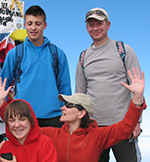
#> input picture gradient.png, 150 x 162 px
$ python warhol.py
#> lines starting #> are read from the running program, lines starting #| are printed output that depends on the picture; after the words box and inside, x2 and y2 are one past the last pixel; in counts of white or black regions, pixels touching at a corner belong together
import cv2
import numpy as np
from matplotlib import pyplot as plt

img = cv2.imread('gradient.png',0)
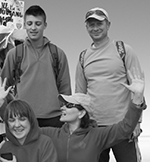
#> img: shape (162, 150); min 0, max 255, mean 124.5
img2=cv2.imread('gradient.png', -1)
#> img2 is the input picture: shape (162, 150, 3); mean B, G, R 144.5, 121.4, 124.6
cv2.imshow("original", img2)
cv2.waitKey(0)
cv2.destroyAllWindows()


ret,thresh1 = cv2.threshold(img,127,255,cv2.THRESH_BINARY)
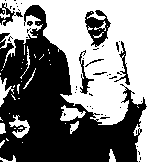
#> thresh1: shape (162, 150); 49.6% white; 46 white regions (34 under 20 px), largest, box (x1, y1, x2, y2) and area: (0, 0, 150, 162) 10975, (60, 105, 86, 121) 234, (9, 115, 30, 138) 207
ret,thresh2 = cv2.threshold(img,127,255,cv2.THRESH_BINARY_INV)
ret,thresh3 = cv2.threshold(img,127,255,cv2.THRESH_TRUNC)
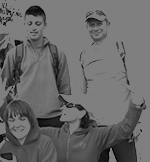
#> thresh3: shape (162, 150); min 0, max 127, mean 103.8
ret,thresh4 = cv2.threshold(img,127,255,cv2.THRESH_TOZERO)
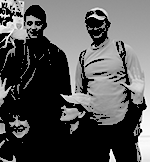
#> thresh4: shape (162, 150); min 0, max 255, mean 83.8
ret,thresh5 = cv2.threshold(img,127,255,cv2.THRESH_TOZERO_INV)
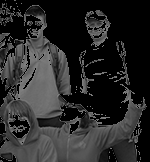
#> thresh5: shape (162, 150); min 0, max 127, mean 40.7

titles = ['Original Image','BINARY','BINARY_INV','TRUNC','TOZERO','TOZERO_INV']
images = [img, thresh1, thresh2, thresh3, thresh4, thresh5]

for i in xrange(6):
    plt.subplot(2,3,i+1),plt.imshow(images[i],'gray')
    plt.title(titles[i])
    plt.xticks([]),plt.yticks([])

plt.show()

$ run again, with nrmasina2.jpg saved as gradient.png
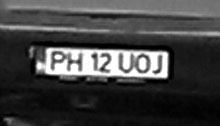
#> input picture nrmasina2.jpg, 220 x 126 px
#> img is the input picture: shape (126, 220); min 0, max 255, mean 65.6
#> `ret,thresh1 = cv2.threshold(img,127,255,cv2.THRESH_BINARY)`:
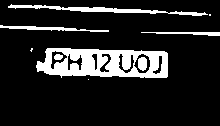
#> thresh1: shape (126, 220); 14.2% white; 9 white regions (3 under 20 px), largest, box (x1, y1, x2, y2) and area: (36, 48, 168, 78) 2635, (8, 4, 208, 16) 668, (0, 25, 109, 32) 294, (141, 32, 220, 36) 182, (138, 57, 147, 71) 107, (54, 54, 63, 60) 44
#> `ret,thresh5 = cv2.threshold(img,127,255,cv2.THRESH_TOZERO_INV)`:
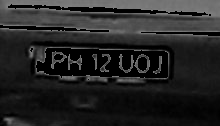
#> thresh5: shape (126, 220); min 0, max 127, mean 37.5
